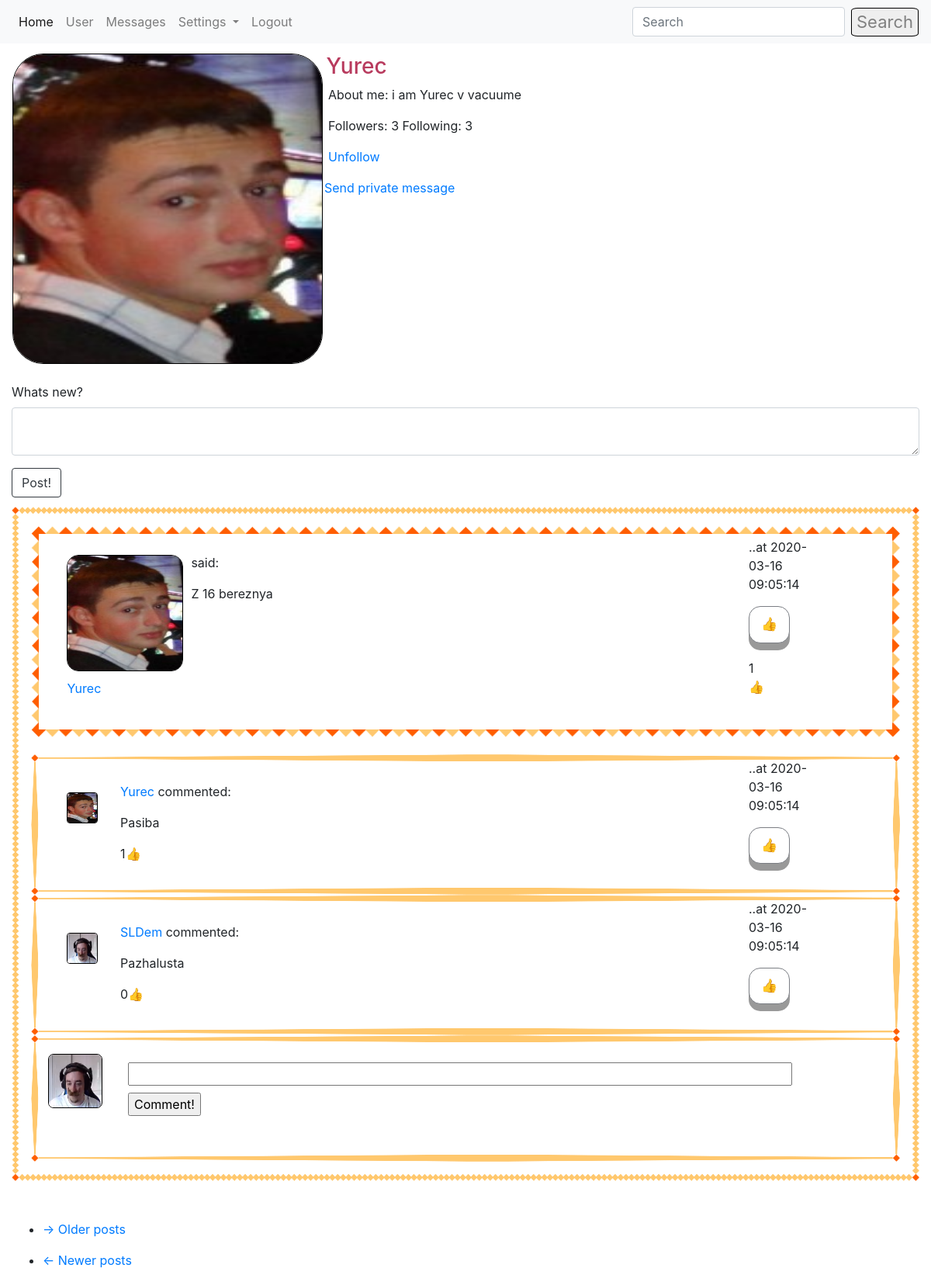
The app's page /user/Yurec (signed in) with its own data.
### app/models.py (models this page shows, shortened)
class User(UserMixin, db.Model):
    id = db.Column(db.Integer, primary_key=True)
    username = db.Column(db.String(64), index=True, unique=True)
    email = db.Column(db.String(124), index=True, unique=True)
    password_hash = db.Column(db.String(128))
    about_me = db.Column(db.String(1024))
    last_seen = db.Column(db.DateTime, default=datetime.utcnow())
    avatar_set = db.Column(db.Boolean, default=False)
    posts = db.relationship("Post", backref='author', lazy='dynamic')
    comments = db.relationship("Comment", backref='commenter', lazy='dynamic')
    followed = db.relationship(
        'User', secondary=followers,
        primaryjoin=(followers.c.follower_id == id),
        secondaryjoin=(followers.c.followed_id == id),
        backref=db.backref('followers', lazy='dynamic'), lazy='dynamic')
    liked = db.relationship(
        'PostLike',
        foreign_keys='PostLike.user_id',
        backref='user', lazy='dynamic')
    comment_liked = db.relationship(
        'CommentLike',
        foreign_keys='CommentLike.user_id',
        backref='user', lazy='dynamic')
    messages_sent = db.relationship(
        'Message',
        foreign_keys='Message.sender_id',
        backref='author', lazy='dynamic')
    messages_received = db.relationship(
        'Message',
        foreign_keys='Message.recipient_id',
        backref='recipient', lazy='dynamic')
    def is_following(self, user):
        return self.followed.filter(
            followers.c.followed_id == user.id).count() > 0
    def liked_post(self, post):
        return PostLike.query.filter(PostLike.user_id == self.id,
                                     PostLike.post_id == post.id).count() > 0
    def liked_comment(self, comment):
        return CommentLike.query.filter(CommentLike.user_id == self.id,
                                        CommentLike.comment_id == comment.id).count() > 0

class Post(db.Model):
    id = db.Column(db.Integer, primary_key=True)
    body = db.Column(db.String(140))
    timestamp = db.Column(db.DateTime, index=True, default=datetime.utcnow())
    user_id = db.Column(db.Integer, db.ForeignKey('user.id'))
    likes = db.relationship('PostLike', backref='post', lazy='dynamic')
    comments = db.relationship('Comment', backref='comment', lazy='dynamic')

class Comment(db.Model):
    id = db.Column(db.Integer, primary_key=True)
    body = db.Column(db.String(1028))
    timestamp = db.Column(db.DateTime(), default=datetime.utcnow(), index=True)
    post_id = db.Column(db.Integer, db.ForeignKey('post.id'))
    user_id = db.Column(db.Integer, db.ForeignKey('user.id'))
    comment_likes = db.relationship('CommentLike', backref='comment', lazy='dynamic')

### app/routes.py (the view)
@login_required
@app.route('/user/<username>', methods=['POST', 'GET'])
def user(username):
    if current_user.is_authenticated:
        form = PostForm()
        if form.validate_on_submit():
            post = Post(body=form.post.data, author=current_user)
            db.session.add(post)
            db.session.commit()
            flash('Your post has been posted!')
            return redirect(url_for('user', username=current_user.username))
        user = User.query.filter_by(username=username).first_or_404()
        page = request.args.get('page', 1, type=int)
        comments = Comment.query.all()
        posts = user.posts.order_by(Post.timestamp.desc()).paginate(
            page, 8, False)
        next_url = url_for('user', username=user.username, page=posts.next_num) if posts.has_next else None
        prev_url = url_for('user', username=user.username, page=posts.prev_num) if posts.has_prev else None
        return render_template('user.html', title='User Page', user=user, username=current_user.username,
                               posts=posts.items, comments=comments, next_url=next_url, prev_url=prev_url, form=form)
    return redirect(url_for('login'))

### app/forms.py
class PostForm(FlaskForm):
    post = TextAreaField("Whats new?", validators=[DataRequired(), Length(min=1, max=1028)])
    submit = SubmitField('Post!')

### app/models.py (called while the page is built)
@login.user_loader
def load_user(id):
    return User.query.get(int(id))

### app/routes.py (called while the page is built)
@app.before_request
def before_request():
    if current_user.is_authenticated:
        current_user.last_seen = datetime.utcnow()
        db.session.commit()

### app/templates/user.html
{% extends "base.html" %}
{% import "bootstrap/wtf.html" as wtf %}
{% block app_content %}
    <table style="margin-top: 1%; ">
        <tr valign="top" style="width: 100%;">
            <td>
                {% if user.avatar_set %}
                    <img style="border: 1px solid #000; border-radius: 10%;" height="400px" width="400px" src="/static/{{user.username}}.jpg">
                {% else %}
                    <img style="border-style: solid; border-radius: 10%; border-color: black; border-width: 1px; background-color: white;" src="{{ avatars.robohash(user.username, size='400') }}" />
                {% endif %}
            </td>
            <td>
                <h3 style="margin-left: 1%; color: #b83b5e;">{{ user.username }}</h3>
                {% if user.about_me %}
                    <p style="margin-left: 2%; width: 220%;">About me: {{ user.about_me }}</p>
                {% endif %}
                <p style="margin-left: 2%; width: 220%;">Followers: {{ user.followers.count() }} Following: {{ user.followed.count() }}</p>
                {% if user == current_user %}
                    <p style="margin-left: 2%;"></p>
                {% elif not current_user.is_following(user) %}
                    <p style="margin-left: 2%;"><a href="{{ url_for('follow', username=user.username) }}">Follow</a></p>
                {% else %}
                    <p style="margin-left: 2%;"><a href="{{ url_for('unfollow', username=user.username) }}">Unfollow</a></p>
                {% endif %}
                {% if user != current_user %}
                <p>
                    <a href="{{ url_for('private_messages',
                                        recipient=user.username) }}">
                        {{ 'Send private message' }}
                    </a>
                </p>
                {% endif %}
            </td>
        </tr>
    </table>
<div style="margin-top: 2%;">
    {% if form %}
        {{ wtf.quick_form(form, button_map={'submit':'btn btn-outline-dark'}) }}
    {% endif %}
</div>
<div style="margin-top: 1%;">
    {% for post in posts %}
        {% include "_post.html" %}
    {% endfor %}
    <nav aria-label="...">
        <ul>
            <li class="next{% if not next_url %} disabled{% endif %}">
                <a href="{{ next_url or '#' }}">
                    <span aria-hidden="true">&rarr;</span> Older posts
                </a>
            </li>
        </ul>
        <ul class="pager">
            <li class="previous{% if not prev_url %} disabled{% endif %}">
                <a href="{{ prev_url or '#' }}">
                    <span aria-hidden="true">&larr;</span> Newer posts
                </a>
            </li>
        </ul>
    </nav>
</div>
{% endblock %}

### app/templates/base.html (shortened to what this page needs)
<!doctype html>
<html>
    <head>
        <link rel="stylesheet" href="https://stackpath.bootstrapcdn.com/bootstrap/4.4.1/css/bootstrap.min.css">
    </head>
    <body>
        <nav class="navbar navbar-expand-lg navbar-light bg-light">
          <div class="collapse navbar-collapse" id="navbarSupportedContent">
            <ul class="navbar-nav mr-auto">
              <li class="nav-item active">
                <a class="nav-link" href="/home">Home <span class="sr-only">(current)</span></a>
              </li>
              <li class="nav-item">
                <a class="nav-link" href="{{url_for('user', username=current_user.username) }}">User</a>
              </li>
              <li class="nav-item">
                <a class="nav-link" href="{{url_for('messages') }}">Messages</a>
              </li>
              <li class="nav-item dropdown">
                <a class="nav-link dropdown-toggle" href="#" id="navbarDropdown" role="button" data-toggle="dropdown" aria-haspopup="true" aria-expanded="false">
                  Settings
                </a>
              </li>
              {% if current_user.is_anonymous %}
              <li class="nav-item">
                <a class="nav-link" href="/login">Login</a>
              </li>
              {% else %}
              <li class="nav-item">
                <a class="nav-link" href="/logout">Logout</a>
              </li>
              {% endif %}
            </ul>
            <form class="form-inline my-2 my-lg-0">
              <input class="form-control mr-sm-2" type="search" placeholder="Search" aria-label="Search">
              <button class="search_button" type="submit">Search</button>
            </form>
          </div>
        </nav>
    </body>
</html>
{% block content %}
    <div class="container-fluid">
        {% block app_content %}{% endblock %}
    </div>
{% endblock %}

### app/templates/_post.html (shortened to what this page needs)
<div class="post_with_background" style="margin-bottom: 50px;">
    <div class="post">
        <div id="container">
            <div id="left">
                <div style="position: absolute">
                    <a href="{{ url_for('user', username=post.author.username) }}">
                        {% if post.author.avatar_set %}
                            <img style="border: 1px solid #000; border-radius: 10%;" height="150px" width="150px" src="{{ url_for('static', filename=post.author.username + '.jpg') }}">
                        {% else %}
                            <img style="border-style: solid; border-radius: 10%; border-color: black; border-width: 1px; background-color: white;" src="{{ avatars.robohash(post.author.username, size='150') }}" />
                        {% endif %}
                    </a>
                </div>
                <div style="position: relative; margin-top: 160px;">
                    <a href="{{ url_for('user', username=post.author.username) }}">
                        {{ post.author.username }}
                    </a>
                </div>
            </div>
            <div id="center">
                <p>said: </p>
                <p id="post{{ post.id }}">{{ post.body }}</p>
            </div>
            <div id="right">
                <p>..at {{post.timestamp.replace(microsecond=0)}}</p>
                {% if current_user.liked_post(post) %}
                    <a href="{{ url_for('like_action', post_id=post.id, action='dislike') }}"><div class="button">&#128078</div></a>
                {% else %}
                    <a href="{{ url_for('like_action', post_id=post.id, action='like') }}"><div class="button">&#128077</div></a>
                {% endif %}
                <p style="width: 11%; margin-top: 20px;">{{ post.likes.count() }}&#128077</p>
            </div>
        </div>
    </div>
    {% for comment in comments %}
        {% if comment in post.comments %}
            {% include "_comment.html" %}
        {% endif %}
    {% endfor %}
    <div id="container_post_comment">
        <div id="left_post_comment">
            {% if current_user.avatar_set %}
                <img class="avatar" height="70px" width="70px" src="{{ url_for('static', filename=current_user.username + '.jpg') }}">
            {% else %}
                <img class="roboavatar" src="{{ avatars.robohash(current_user.username, size='70') }}" />
            {% endif %}
        </div>
        <div class="comment_with_background">
            <div id="right_post_comment">
                <form action="{{ url_for('comment', post_id=post.id) }}" method="post" style="margin-bottom: 4%;">
                <input style="width: 100%; margin-bottom: 1%;" type=text name=comment>
                <input type=submit value=Comment!>
                </form>
            </div>
        </div>
    </div>
</div>

### app/templates/_comment.html
<div class="comment_with_background">
    <div id="container-comment">
        <div id="left_comment">
            <a href="{{ url_for('user', username=comment.commenter.username) }}">
                {% if comment.commenter.avatar_set %}
                    <img class="avatar" height="40px" width="40px" src="{{ url_for('static', filename=comment.commenter.username + '.jpg') }}">
                {% else %}
                    <img class="roboavatar" src="{{ avatars.robohash(comment.commenter.username, size='40') }}" />
                {% endif %}
            </a>
        </div>
        <div id="center_comment">
            <p><a href="{{ url_for('user', username=comment.commenter.username) }}">
                {{ comment.commenter.username }}
            </a>commented: </p>
            <p>{{ comment.body }}</p>
            <p>{{ comment.comment_likes.count() }}&#128077</p>
        </div>
        <div id="right_comment">
            <p>..at {{comment.timestamp.replace(microsecond=0)}}</p>
            {% if current_user.liked_comment(comment) %}
                <a href="{{ url_for('comment_like_action', comment_id=comment.id, action='dislike') }}"><div class="button">&#128078</div></a>
            {% else %}
                <a href="{{ url_for('comment_like_action', comment_id=comment.id, action='like') }}"><div class="button">&#128077</div></a>
            {% endif %}
        </div>
    </div>
</div>

### app/templates/base.html (style rules this page uses)
#container { width:100%; height: 190px; margin-bottom: 2%; }
#left { float: left; width: 160px; margin-left: 2%; margin-top: 0.1%; }
#center { margin: 0 auto; width: 80%; margin-top: 1%; margin-left: 1%; }
#right { float: right; width: 100px; margin-right: 70px; margin-top: -100px; }
#container_post_comment { width:100%; }
#left_post_comment { float: left; width: 20px; margin-left: 2%; margin-top: 2.7%; }
#right_post_comment { margin: 0 auto; width: 80%; margin-top: 1%; margin-left: 100px; margin-right: 50px; }
#left_comment { float: left; width: 30px; margin-left: 2%; margin-top: 22px; }
#center_comment { margin: 0 auto; width: 70%; margin-top: 1%; margin-left: 90px; }
#right_comment { float: right; width: 100px; margin-right: 70px; margin-top: -150px; }
.avatar { margin-top: -30%; border: 1px solid #000; border-radius: 10%; }
.post { border: 10px solid transparent; padding: 15px; border-image: url('/static/border6.png') 15 round; margin-bottom: 2%; }
.post_with_background { border: 10px solid transparent; padding: 15px; border-image: url('/static/border6.png') 30 round; }
.comment_with_background { border: 10px solid transparent; padding: 15px; border-image: url('/static/border6.png') 30 stretch; }
.search_button { border-style: solid; border-width: 0.7px; border-radius: 10%; color: grey !important; font-size: 22px; }
.button { outline: none !important; display: inline-block; padding: 10px 15px; font-size: 17px; cursor: pointer; text-align: center; text-decoration: none; outline: none; color: black !important; background-color: white; border: solid; border-color: #7B7E84; border-width: 1px; border-radius: 15px; box-shadow: 0 9px #999; }

### records on screen
User: username (picture), username "Yurec", about_me "i am Yurec v vacuume"
Post: username (picture), author.username "Yurec", body "Z 16 bereznya", timestamp.replace "2020-03-16 09:05:14", likes.count "1"
Comment: username (picture), commenter.username "Yurec", body "Pasiba", comment_likes.count "1", timestamp.replace "2020-03-16 09:05:14"
Comment: username (picture), commenter.username "SLDem", body "Pazhalusta", comment_likes.count "0", timestamp.replace "2020-03-16 09:05:14"

### other values on screen
{{ user.followers.count() }} "3"
{{ user.followed.count() }} "3"
{{ 'Send private message' }} "Send private message"
